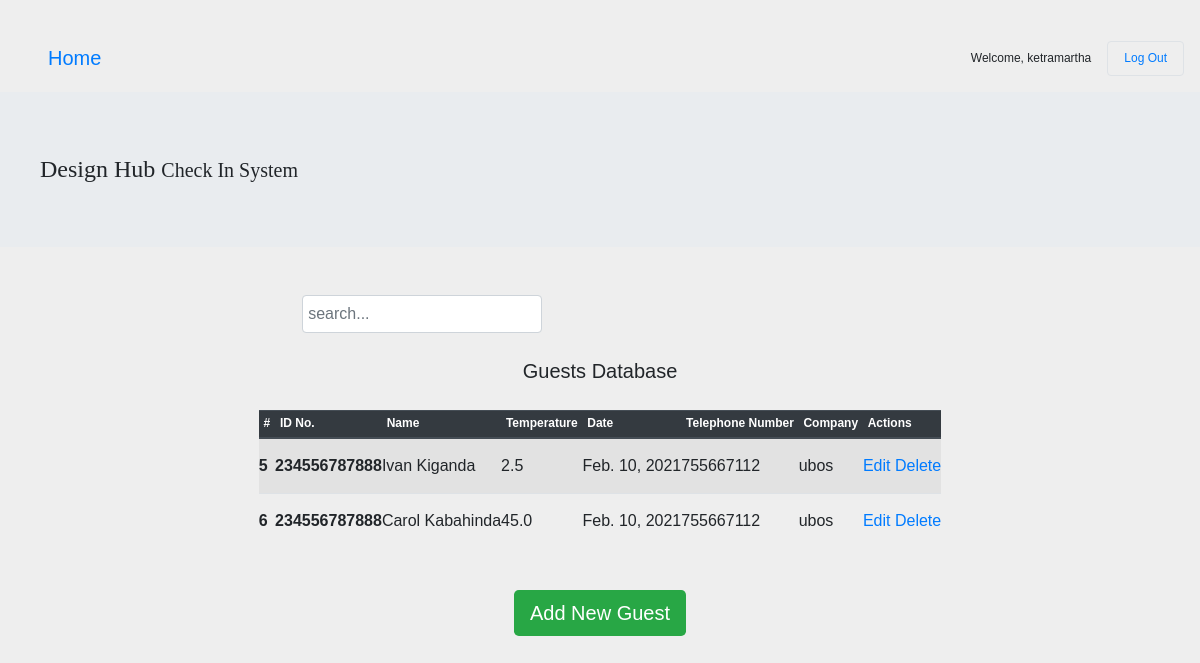
The page /home (signed in) on the database as committed earlier.
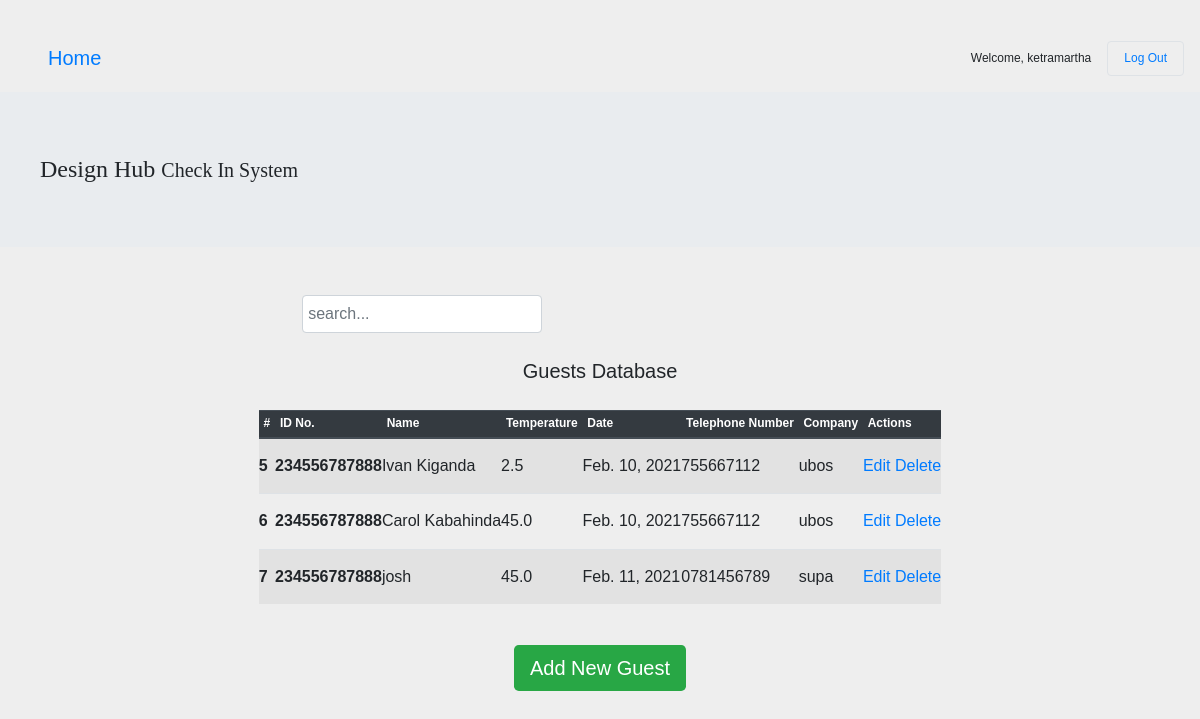
The same page on the database as committed later.
### design_hub_app/models.py (models this page shows, shortened)
class Guest(models.Model):
    id_number = models.CharField(max_length=12, blank=True)
    name = models.CharField(max_length=55)
    temperature = models.DecimalField(max_digits=3,decimal_places=1)
    company = models.CharField(max_length=95)
    telephone_number = models.CharField(max_length=15)
    date = models.DateField(auto_now_add=True)

### design_hub_app/views.py (the view)
# urls.py: url(r'^home$', views.home_page, name='homepage'),
def home_page(request):
    if not request.user.is_authenticated:
        return redirect('%s?next=%s' % (settings.LOGIN_URL, request.path))
    all_guests =  get_queryset(request);
    return render(request,'design_hub_app/homepage.html', {'guests' : all_guests })

### design_hub_app/views.py (called while the page is built)
def get_queryset(request):
    if request.method== "POST":
        query = request.POST.get('search_guests')
        print(query)
        return Guest.objects.filter(
            Q(name__icontains=query))
    return Guest.objects.all()

### design_hub_app/templates/design_hub_app/homepage.html (shortened to what this page needs)
<!DOCTYPE html>
<html lang="en">
<head>
    <link rel="stylesheet" href="https://stackpath.bootstrapcdn.com/bootstrap/4.5.2/css/bootstrap.min.css"
>
        {% load static %}
        <link rel="stylesheet" href="{% static 'css/style.css' %}"/>
</head>
<body>
    <nav class="d-flex justify-content-end align-items-center flex-row flex-nowrap">
        <span class="mr-auto pl-5 lead">
            <a class="" href="{% url 'homepage' %}">Home </a></span>
        <span class="pr-3"> Welcome, {{ user.username }}</span>
        <span class="py-3 mr-3">
            <a class="nav-link border rounded" href="{% url 'logout' %}">Log Out
            </a>
        </span>
    </nav>
    <main class="mb-5 px-3">
        <h1 class="text-bold jumbotron mx-n4 px-5">
            Design Hub
            <small class="lead">Check In System</small>
        </h1>
        <div class="d-flex flex-column justify-content-start align-items-center px-3 my-4">
            <form class="form my-3 w-75" method="POST" action="{% url 'homepage' %}">
                <input class="form-control" placeholder="search..." type="search"
                    name="search_guests" />
            </form>
            <section class="w-md-75 d-flex flex-column align-items-center align-content-center justify-content-center">
                <p class="my-2 lead"> Guests Database
                </p><br />
                <table class="guests table table-responsive table-striped table-sm">
                    <thead class="thead-dark">
                        <tr>
                            <th class="px-n4">#</th>
                            <th>ID No.</th>
                            <th>Name</th>
                            <th>Temperature</th>
                            <th>Date</th>
                            <th>Telephone Number</th>
                            <th>Company</th>
                            <th>Actions</th>
                        </tr>
                    </thead>
                    <tbody>
                        {% for guest in guests %}
                        <small>
                            <tr class="py-3">
                                <th class="px-n2">{{ guest.id }}</th>
                                <th>{{ guest.id_number }}</th>
                                <td>{{ guest.name }}</td>
                                <td>{{ guest.temperature }}</td>
                                <td>{{ guest.date }}</td>
                                <td>{{ guest.telephone_number }}</td>
                                <td>{{ guest.company }}</td>
                                <td><a href="/edit/{{ guest.id }}"><span class="glyphicon glyphicon-pencil" >Edit</span></a>
                                <a href="/delete/{{ guest.id }}">Delete</a> </td>
                            </tr>
                        </small>
                        {% endfor %}
                    </tbody>
                </table>
            </section>
        </div>
        <section class="d-flex justify-content-center">
            <a class="btn-lg btn-success add-new-guest" href="{% url 'add-new-guest' %}">Add New Guest</a>
        </section>
    </main>
</body>
</html>

Rows that differ between the two databases and show on the page:
added Guest: id "7", id_number "234556787888", name "josh", temperature "45.0", date "Feb. 11, 2021", telephone_number "0781456789", company "supa"
